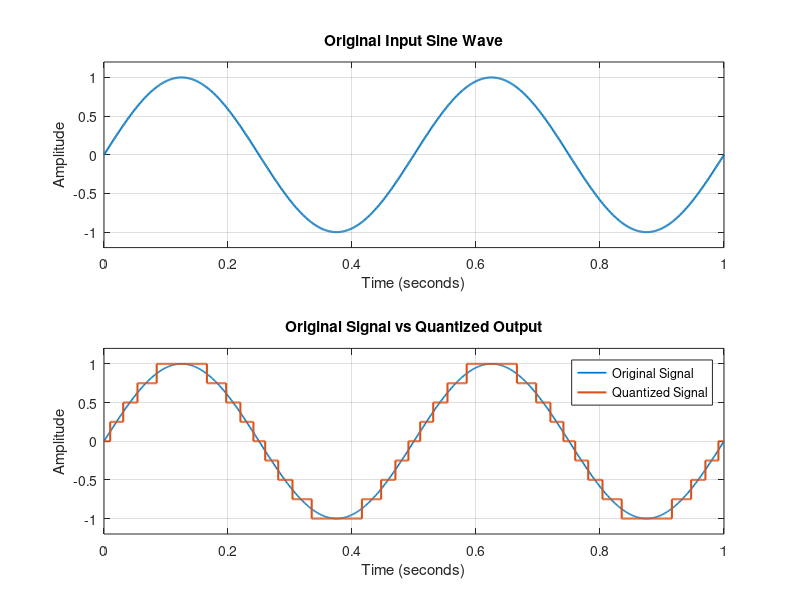

Write MATLAB code to recreate this figure.
clc;
clear;
close all;

% Signal frequency
f = 2;

% Time duration
T = 1;

% Continuous-time approximation
t = 0:0.001:T;

% Input sine wave
x = sin(2*pi*f*t);

% Number of quantization bits
bits = 3;

% Number of quantization levels
L = 2^bits;

% Minimum and maximum signal values
x_min = -1;
x_max = 1;

% Quantization step size
delta = (x_max - x_min) / L;

% Uniform quantization
x_quantized = delta * round(x / delta);

% Limit the output to the signal range
x_quantized(x_quantized > x_max) = x_max;
x_quantized(x_quantized < x_min) = x_min;

% Plot
figure;

% Input sine wave
subplot(2,1,1);
plot(t, x, 'LineWidth', 1.5);
title('Original Input Sine Wave');
xlabel('Time (seconds)');
ylabel('Amplitude');
ylim([-1.2 1.2]);
grid on;

% Original and quantized signals
subplot(2,1,2);
plot(t, x, 'LineWidth', 1.2);
hold on;
stairs(t, x_quantized, 'LineWidth', 1.5);
title('Original Signal vs Quantized Output');
xlabel('Time (seconds)');
ylabel('Amplitude');
legend('Original Signal', 'Quantized Signal');
ylim([-1.2 1.2]);
grid on;
hold off;

drawnow;
